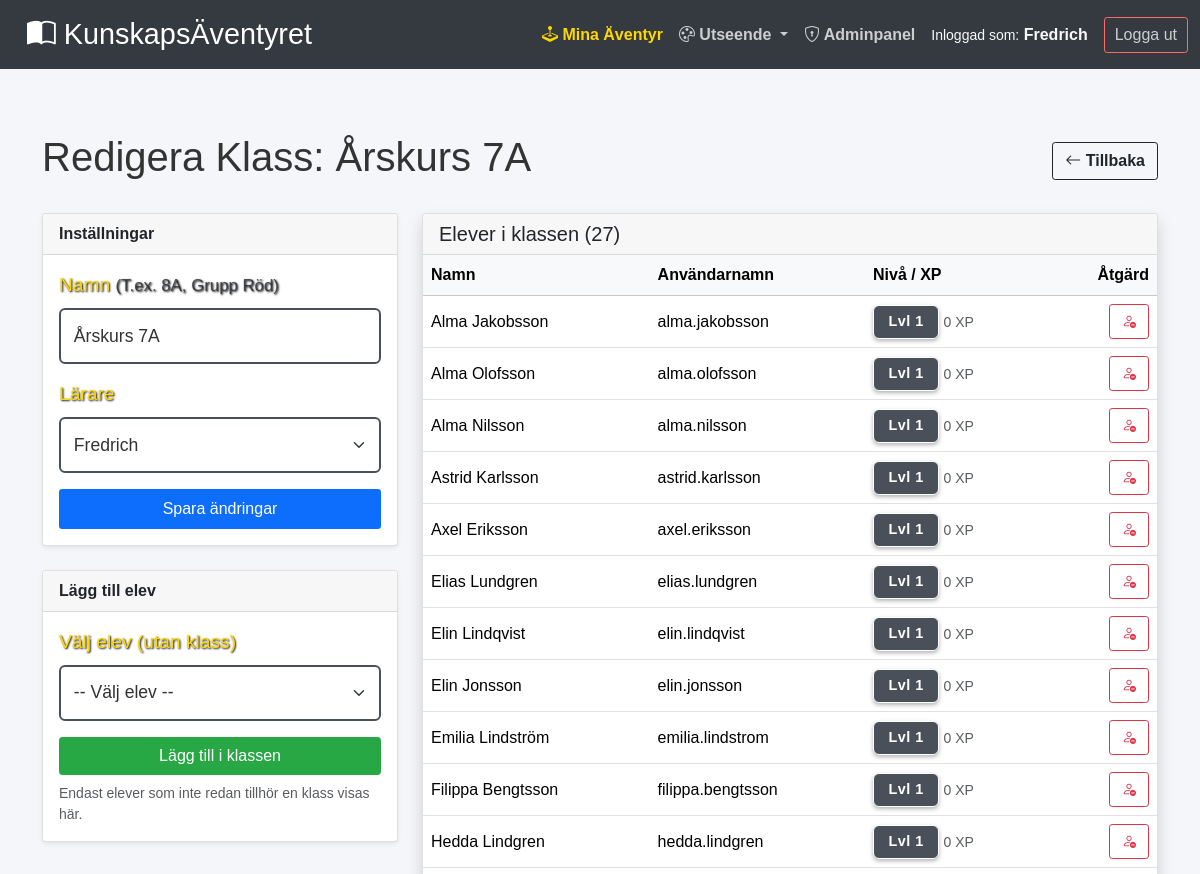
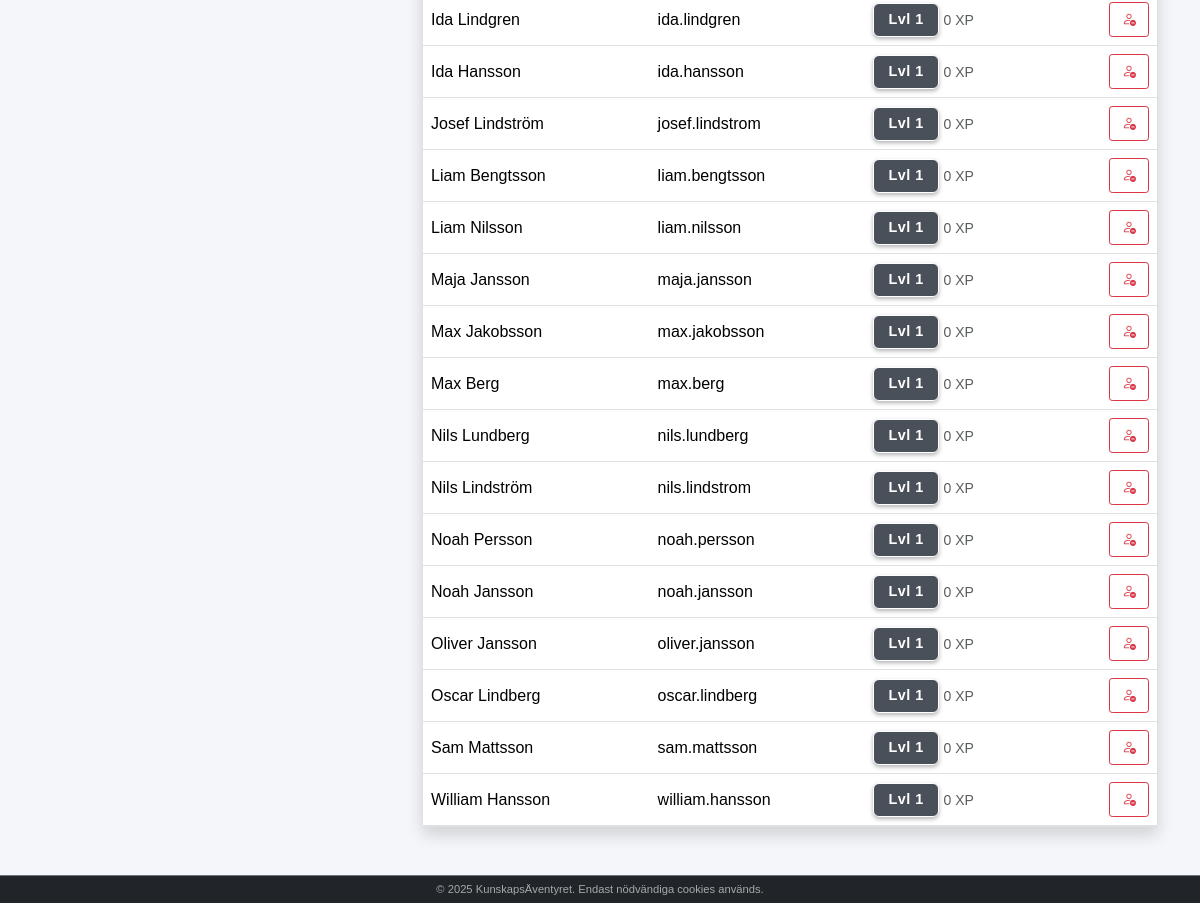
Screenshot of /edit_class.php?id=1 (signed in) with the database file from the repository (2 pictures, top to bottom).
### tables this page shows
CREATE TABLE `classes` (
  `c_id` int NOT NULL,
  `c_name` varchar(255) NOT NULL,
  `c_progress_speed_fk` int DEFAULT NULL,
  `c_teacher_fk` int DEFAULT NULL
);

CREATE TABLE `users` (
  `u_id` int NOT NULL,
  `u_name` varchar(255) NOT NULL,
  `u_fname` varchar(255) NOT NULL,
  `u_lname` varchar(255) NOT NULL,
  `u_email` varchar(255) NOT NULL,
  `u_password` varchar(255) NOT NULL,
  `u_lastlogin` datetime DEFAULT NULL,
  `u_created` timestamp NOT NULL DEFAULT CURRENT_TIMESTAMP ON UPDATE CURRENT_TIMESTAMP,
  `u_isactive` tinyint(1) NOT NULL,
  `u_role_fk` int NOT NULL,
  `u_xp` int NOT NULL DEFAULT '0' COMMENT 'Total XP',
  `u_level` int NOT NULL DEFAULT '1' COMMENT 'Nuvarande nivå',
  `u_class_fk` int DEFAULT NULL,
  `u_progress_speed_fk` int NOT NULL DEFAULT '1',
  `u_theme` varchar(50) NOT NULL DEFAULT 'default'
);

### include/config.php (called while the page is built, shortened)
<?php
$host = '127.0.0.1';
$db   = 'utbildningsportal';
$user = 'root';
$pass = '';
$charset = 'utf8mb4';
$dsn = "mysql:host=$host;dbname=$db;charset=$charset";
$options = [
    PDO::ATTR_ERRMODE => PDO::ERRMODE_EXCEPTION,
    PDO::ATTR_DEFAULT_FETCH_MODE => PDO::FETCH_ASSOC,
    PDO::ATTR_EMULATE_PREPARES => false,
];
try {
    $pdo = new PDO($dsn, $user, $pass, $options);
} catch (\PDOException $e) {
    die("Databasfel: Kunde inte ansluta.");
}
require_once "include/class_school.php";
$school_obj = new School($pdo);
?>

### include/class_school.php (called while the page is built, shortened)
<?php
class School {
    private $pdo;
    public function __construct($pdo) {
        $this->pdo = $pdo;
    }
    public function getClassById($id) {
        try {
            $sql = "SELECT * FROM classes WHERE c_id = ?";
            $stmt = $this->pdo->prepare($sql);
            $stmt->execute([$id]);
            return $stmt->fetch();
        } catch (PDOException $e) { return false; }
    }
    public function getStudentsInClass($classId) {
        try {
            $sql = "SELECT u_id, u_name, u_fname, u_lname, u_email, u_level, u_xp
                    FROM users
                    WHERE u_class_fk = ? AND u_role_fk = 1
                    ORDER BY u_fname ASC";
            $stmt = $this->pdo->prepare($sql);
            $stmt->execute([$classId]);
            return $stmt->fetchAll();
        } catch (PDOException $e) { return []; }
    }
    public function getAllTeachers() {
        try {
            $sql = "SELECT users.u_id, users.u_name
                    FROM users
                    JOIN roles ON users.u_role_fk = roles.r_id
                    WHERE roles.r_level >= 5
                    ORDER BY users.u_name ASC";
            $stmt = $this->pdo->query($sql);
            return $stmt->fetchAll();
        } catch (PDOException $e) { return []; }
    }
}
?>

### edit_class.php (the view, shortened to what this page needs)
<?php
require_once "include/header.php";
$classId = $_GET['id'];
$class = $school_obj->getClassById($classId);
$classStudents = $school_obj->getStudentsInClass($classId);
$allTeachers = $school_obj->getAllTeachers();
?>
<div class="container mt-5">
    <div class="d-flex justify-content-between align-items-center mb-4">
        <h1>Redigera Klass: <?= htmlspecialchars($class['c_name']) ?></h1>
        <a href="admin_classes.php" class="btn btn-outline-dark fw-bold">
            <i class="bi bi-arrow-left"></i> Tillbaka
        </a>
    </div>
    <div class="row">
        <div class="col-md-4">
            <div class="card shadow-sm mb-4">
                <div class="card-header bg-primary text-dark fw-bold">Inställningar</div>
                <div class="card-body">
                    <form action="" method="POST">
                        <div class="mb-3">
                            <label for="c_name" class="form-label">Namn <small class="text-muted">(T.ex. 8A, Grupp Röd)</small></label>
                            <input type="text" id="c_name" name="c_name" class="form-control" value="<?= htmlspecialchars($class['c_name']) ?>" required>
                        </div>
                        <div class="mb-3">
                            <label for="c_teacher" class="form-label">Lärare</label>
                            <select id="c_teacher" name="c_teacher" class="form-select">
                                <?php foreach ($allTeachers as $t): ?>
                                    <option value="<?= $t['u_id'] ?>" <?= ($t['u_id'] == $class['c_teacher_fk']) ? 'selected' : '' ?>>
                                        <?= htmlspecialchars($t['u_name']) ?>
                                    </option>
                                <?php endforeach; ?>
                            </select>
                        </div>
                        <button type="submit" name="update_class" class="btn btn-primary w-100">Spara ändringar</button>
                    </form>
                </div>
            </div>
            <div class="card shadow-sm">
                <div class="card-header bg-success text-dark fw-bold">Lägg till elev</div>
                <div class="card-body">
                    <form action="" method="POST">
                        <div class="mb-3">
                            <label for="student_id" class="form-label">Välj elev (utan klass)</label>
                            <select id="student_id" name="student_id" class="form-select" required>
                                <option value="" disabled selected>-- Välj elev --</option>
                            </select>
                        </div>
                        <button type="submit" name="add_student" class="btn btn-success w-100">Lägg till i klassen</button>
                    </form>
                    <div class="text-muted small mt-2">Endast elever som inte redan tillhör en klass visas här.</div>
                </div>
            </div>
        </div>
        <div class="col-md-8">
            <div class="card shadow">
                <div class="card-header d-flex justify-content-between align-items-center">
                    <h5 class="mb-0">Elever i klassen (<?= count($classStudents) ?>)</h5>
                </div>
                <div class="card-body p-0">
                    <div class="table-responsive">
                        <table class="table table-hover align-middle mb-0">
                            <thead class="table-light">
                                <tr>
                                    <th>Namn</th>
                                    <th>Användarnamn</th>
                                    <th>Nivå / XP</th>
                                    <th class="text-end">Åtgärd</th>
                                </tr>
                            </thead>
                            <tbody>
                                <?php if (count($classStudents) > 0): ?>
                                    <?php foreach ($classStudents as $student): ?>
                                        <tr>
                                            <td><?= htmlspecialchars($student['u_fname'] . ' ' . $student['u_lname']) ?></td>
                                            <td><?= htmlspecialchars($student['u_name']) ?></td>
                                            <td><span class="badge bg-secondary">Lvl <?= $student['u_level'] ?></span> <small class="text-muted"><?= $student['u_xp'] ?> XP</small></td>
                                            <td class="text-end">
                                                <a href="edit_class.php?id=<?= $classId ?>&remove_student=<?= $student['u_id'] ?>" class="btn btn-sm btn-outline-danger" title="Ta bort från klass">
                                                    <i class="bi bi-person-dash"></i>
                                                </a>
                                            </td>
                                        </tr>
                                    <?php endforeach; ?>
                                <?php else: ?>
                                    <tr><td colspan="4" class="text-center py-4 text-muted">Inga elever i klassen än.</td></tr>
                                <?php endif; ?>
                            </tbody>
                        </table>
                    </div>
                </div>
            </div>
        </div>
    </div>
</div>
<?php require_once "include/footer.php"; ?>

### css/style.css (style rules this page uses)
:root { --primary-stone: #5c626c; --dark-stone: #3c4450; --border-thick: #4a505a; --accent-gold: #ffd700; --accent-gold-dark: #e6c200; --background-dark: #333c4a; --text-white: #ffffff; --text-light-gray: #e0e0e0; --text-dark: #333333; --success-green: #28a745; --danger-red: #dc3545; }
body { font-family: "Exo 2", sans-serif; background-color: var(--primary-stone); color: var(--text-white); min-height: 100vh; display: flex; flex-direction: column; }
.container { padding-top: 1.5rem; padding-bottom: 3rem; }
.card { background: linear-gradient(145deg, #3c4450, #4a5463); border: 4px solid var(--border-thick); border-radius: 12px; box-shadow: 0 8px 20px rgba(0, 0, 0, 0.6); transition: transform 0.2s, box-shadow 0.2s; color: var(--text-white); }
.card-header { background-color: rgba(0, 0, 0, 0.2) !important; border-bottom: 2px solid var(--border-thick) !important; color: var(--accent-gold); font-family: "Cinzel Decorative", serif; font-weight: 700; font-size: 1rem; text-shadow: 1px 1px 2px rgba(0, 0, 0, 0.8); }
.card-body { background-color: transparent; padding: 1rem; }
.btn { border-radius: 8px; font-weight: 700; padding: 10px 20px; letter-spacing: 1px; text-transform: uppercase; box-shadow: 0 4px 6px rgba(0, 0, 0, 0.3); transition: all 0.2s; }
.btn-primary { background-color: rgba(60, 68, 80, 0.9); color: var(--accent-gold); border-color: var(--accent-gold); border-width: 2px; }
.btn-success { background-color: var(--success-green); border-color: var(--success-green); }
.badge { border-radius: 6px; padding: 0.6em 1em; font-size: 0.9em; font-weight: 700; letter-spacing: 0.5px; box-shadow: 0 2px 4px rgba(0, 0, 0, 0.3); }
.badge.bg-secondary { background-color: var(--border-thick) !important; color: white !important; border: 1px solid white; }
.form-control, .form-select { background-color: rgba(255, 255, 255, 0.9); border: 2px solid var(--border-thick); color: #333; font-size: 1.1rem; padding: 0.8rem; }
.form-label { color: var(--accent-gold); font-size: 1.2rem; text-shadow: 1px 1px 2px black; }
body.admin-mode { background-color: #f4f6f9; background-image: none; color: #333; font-family: "Nunito", sans-serif; }
body.admin-mode .container { padding-top: 1rem; }
body.admin-mode .card { background: #fff; border: 1px solid rgba(0, 0, 0, 0.125); border-radius: 0.25rem; box-shadow: 0 0.125rem 0.25rem rgba(0, 0, 0, 0.075); color: #212529; }
body.admin-mode .card-header { background-color: rgba(0, 0, 0, 0.03) !important; border-bottom: 1px solid rgba(0, 0, 0, 0.125) !important; color: #212529; font-family: "Nunito", sans-serif; font-weight: 500; text-shadow: none; padding: 0.5rem 1rem; }
body.admin-mode .btn { border-radius: 0.2rem; text-transform: none; letter-spacing: normal; font-weight: 400; box-shadow: none; padding: 0.375rem 0.75rem; }
body.admin-mode .btn-primary { background-color: #0d6efd; border-color: #0d6efd; color: white; }
html, body { overflow-x: hidden; width: 100%; position: relative; }

### rows the page displays
classes: c_name "Årskurs 7A", c_teacher "Fredrich"
users: u_fname+u_lname "Alma Jakobsson", u_name "alma.jakobsson", u_level "1", u_xp "0"
users: u_fname+u_lname "Alma Olofsson", u_name "alma.olofsson", u_level "1", u_xp "0"
users: u_fname+u_lname "Alma Nilsson", u_name "alma.nilsson", u_level "1", u_xp "0"
users: u_fname+u_lname "Astrid Karlsson", u_name "astrid.karlsson", u_level "1", u_xp "0"
users: u_fname+u_lname "Axel Eriksson", u_name "axel.eriksson", u_level "1", u_xp "0"
users: u_fname+u_lname "Elias Lundgren", u_name "elias.lundgren", u_level "1", u_xp "0"
users: u_fname+u_lname "Elin Lindqvist", u_name "elin.lindqvist", u_level "1", u_xp "0"
users: u_fname+u_lname "Elin Jonsson", u_name "elin.jonsson", u_level "1", u_xp "0"
users: u_fname+u_lname "Emilia Lindström", u_name "emilia.lindstrom", u_level "1", u_xp "0"
users: u_fname+u_lname "Filippa Bengtsson", u_name "filippa.bengtsson", u_level "1", u_xp "0"
users: u_fname+u_lname "Hedda Lindgren", u_name "hedda.lindgren", u_level "1", u_xp "0"
users: u_fname+u_lname "Ida Lindgren", u_name "ida.lindgren", u_level "1", u_xp "0"
users: u_fname+u_lname "Ida Hansson", u_name "ida.hansson", u_level "1", u_xp "0"
users: u_fname+u_lname "Josef Lindström", u_name "josef.lindstrom", u_level "1", u_xp "0"
users: u_fname+u_lname "Liam Bengtsson", u_name "liam.bengtsson", u_level "1", u_xp "0"
users: u_fname+u_lname "Liam Nilsson", u_name "liam.nilsson", u_level "1", u_xp "0"
users: u_fname+u_lname "Maja Jansson", u_name "maja.jansson", u_level "1", u_xp "0"
users: u_fname+u_lname "Max Jakobsson", u_name "max.jakobsson", u_level "1", u_xp "0"
users: u_fname+u_lname "Max Berg", u_name "max.berg", u_level "1", u_xp "0"
users: u_fname+u_lname "Nils Lundberg", u_name "nils.lundberg", u_level "1", u_xp "0"
users: u_fname+u_lname "Nils Lindström", u_name "nils.lindstrom", u_level "1", u_xp "0"
users: u_fname+u_lname "Noah Persson", u_name "noah.persson", u_level "1", u_xp "0"
users: u_fname+u_lname "Noah Jansson", u_name "noah.jansson", u_level "1", u_xp "0"
users: u_fname+u_lname "Oliver Jansson", u_name "oliver.jansson", u_level "1", u_xp "0"
users: u_fname+u_lname "Oscar Lindberg", u_name "oscar.lindberg", u_level "1", u_xp "0"
users: u_fname+u_lname "Sam Mattsson", u_name "sam.mattsson", u_level "1", u_xp "0"
users: u_fname+u_lname "William Hansson", u_name "william.hansson", u_level "1", u_xp "0"

### other values shown
$_SESSION['username'] "Fredrich"
count($classStudents) "27"
